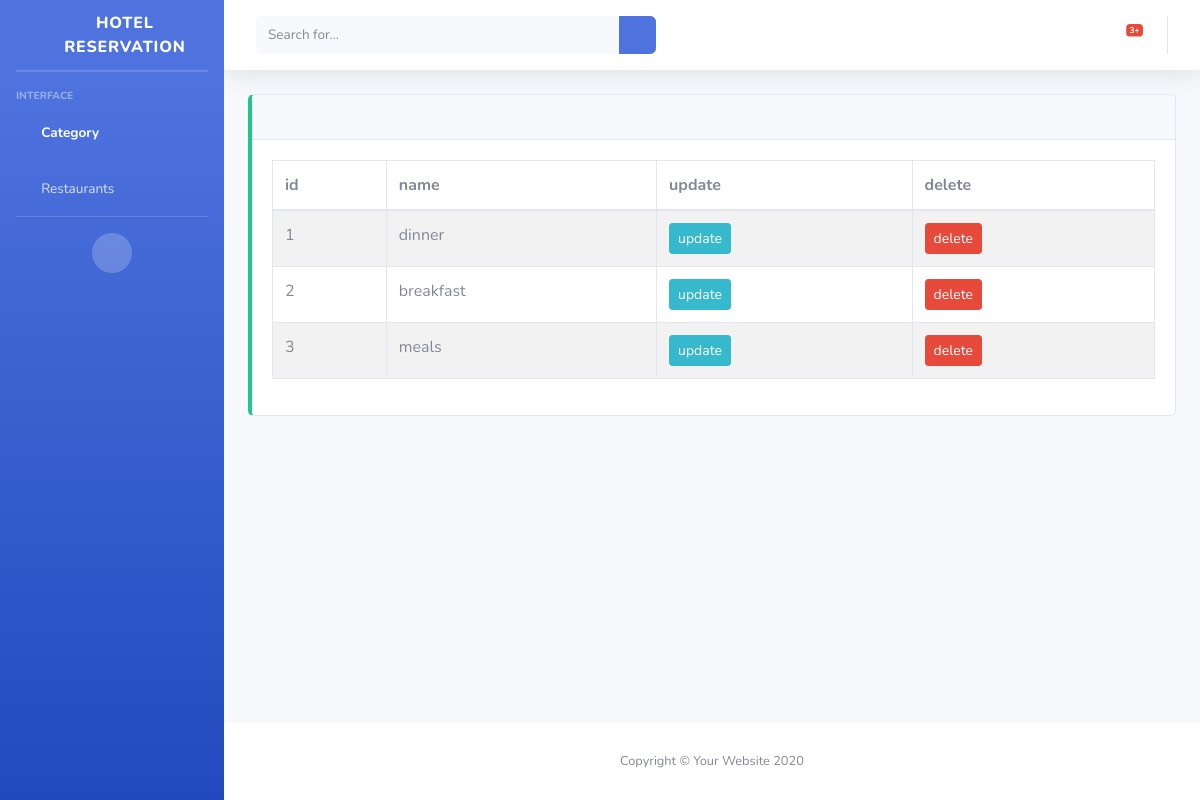
Page /hotel-diana/category/ on the earlier database version.
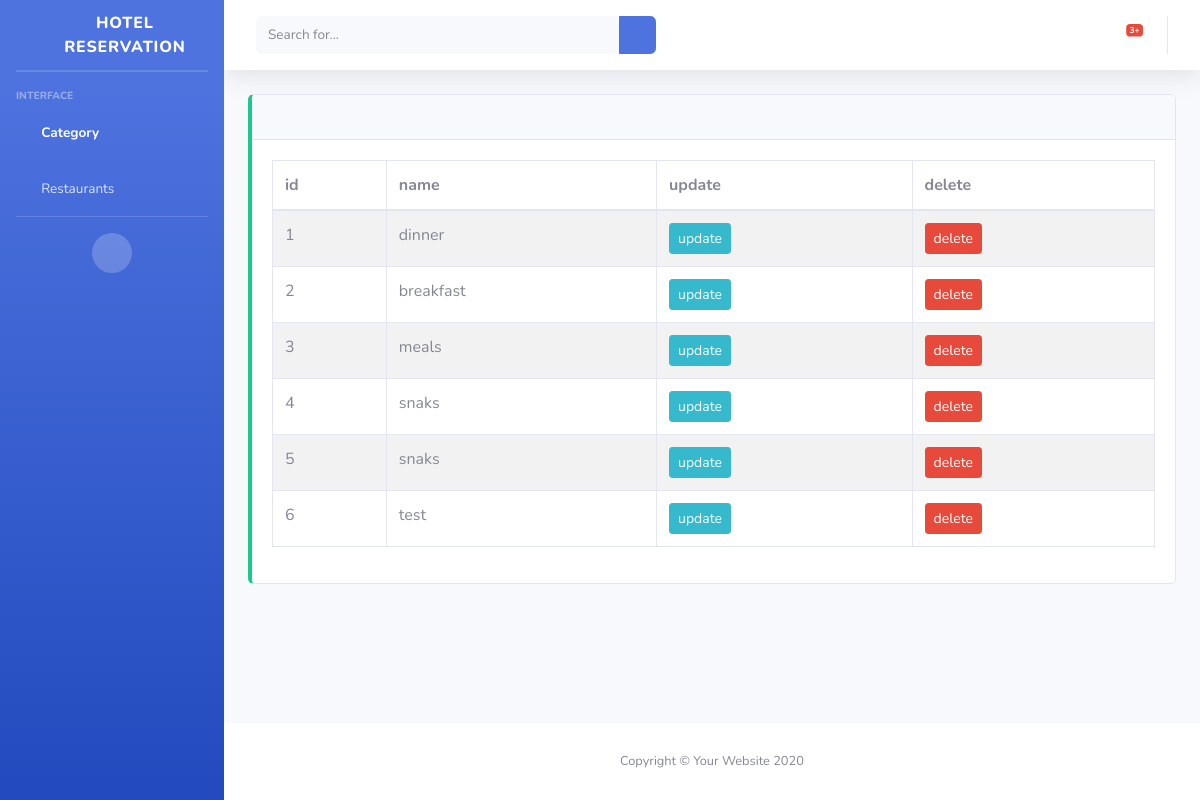
Same page on the later database version.
### restaurant/models.py (models this page shows, shortened)
class Category(models.Model):
    name = models.CharField(max_length=50)
    shop = models.ForeignKey(
        Restaurant, on_delete=models.CASCADE, blank=True, null=True)
    def get_update_url(self):
        return reverse("catupdate", kwargs={'pk': self.pk, 'slug': self.shop.slug})

### restaurant/views.py (the view)
# urls.py: path('<slug:slug>/category/', CategoryListTest.as_view(), name="rester"),
class CategoryListTest(ListView):
    def get(self, *args, **kwargs):
        print(kwargs)
        data = Category.objects.filter(
            shop__slug=kwargs['slug']).select_related('shop')
        context = {
            "data": data
        }
        return render(self.request, "cat/list.html", context)

### restaurant/templates/cat/list.html
{% extends 'base.html' %}
{% block content %}
<div class="table-responsive">
<table class="table table-bordered table-striped table-hover">
    <thead>
        <tr>
            <th>id</th>
            <th>name</th>
            <th>update</th>
            <th>delete</th>
        </tr>
    </thead>
    <tbody>
    {% for i in data %}
        <tr>
            <td>{{forloop.counter}}</td>
            <td>{{i.name}}</td>
            <td><a href="{{i.get_update_url}}" class="btn btn-sm btn-info">update</a></td>
            <td><form method="post" action=""><input type="submit" value="delete" class="btn btn-sm btn-danger"></form></a></td>
        </tr>
        {% endfor %}
    </tbody>
</table>
 </div>
{% endblock content %}

Differences in the rows shown:
added Category: name "snaks"
added Category: name "snaks"
added Category: name "test"
